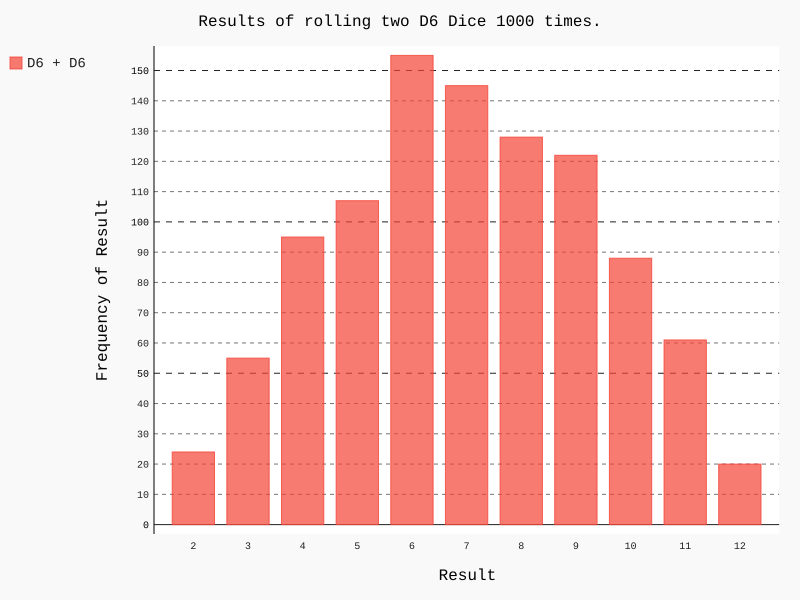

Here is the Python script that generated this plot:
import pygal

from die import Die

# 创建两个D6
die1 = Die()
die2 = Die()

# 掷几次骰子，并将结果存储在一个列表中
results = []
for roll_num in range(1000):
    result = die1.roll() + die2.roll()
    results.append(result)

# 分析结果
frequencies = []
max_result = die1.num_sides + die2.num_sides
for value in range(2, max_result + 1):
    frequency = results.count(value)
    frequencies.append(frequency)

# 对结果进行可视化
hist = pygal.Bar()

hist.title = "Results of rolling two D6 Dice 1000 times."
hist.x_labels = ['2', '3', '4', '5', '6', '7', '8', '9', '10', '11', '12']
hist.x_title = "Result"
hist.y_title = "Frequency of Result"

hist.add('D6 + D6', frequencies)
hist.render_to_file('./DataVisualization/掷骰子/dice_visual.svg')
